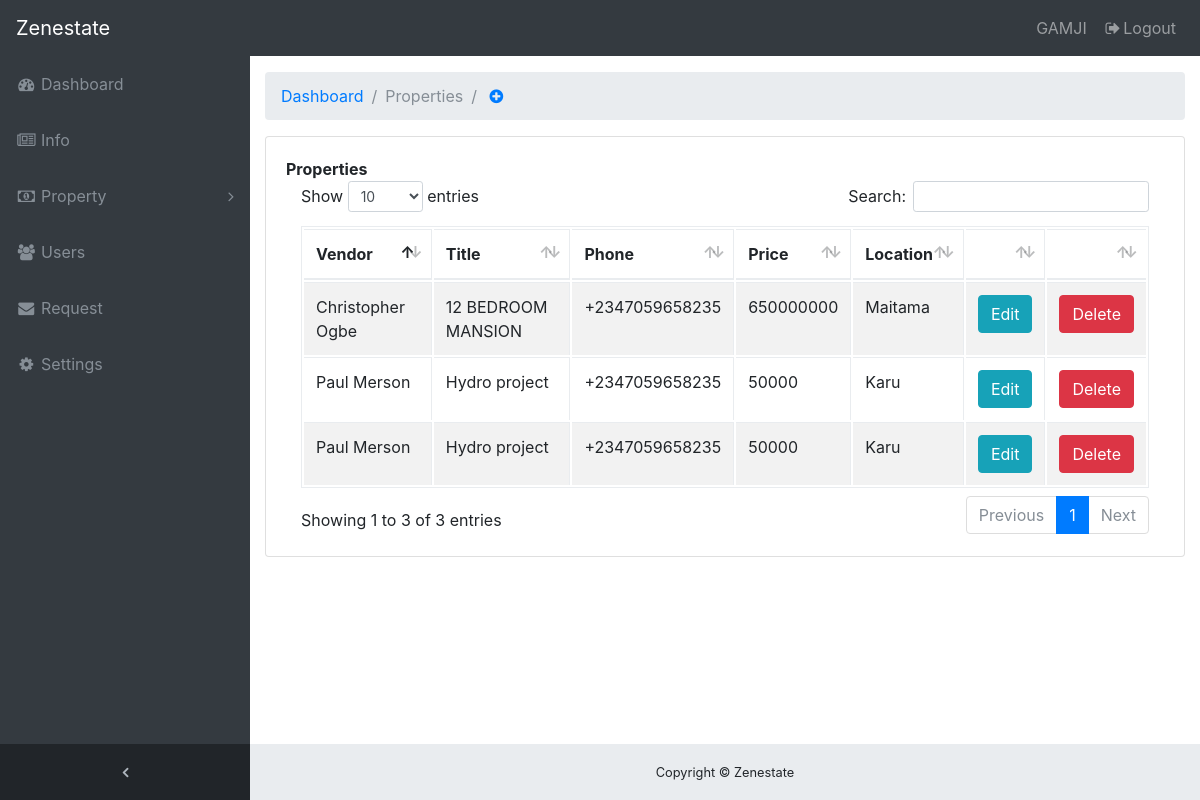
The page /admin/properties.php (signed in) on the database its author committed.
### tables this page shows
CREATE TABLE `properties` (
  `id` int(11) NOT NULL,
  `title` varchar(100) NOT NULL,
  `property_type` varchar(100) NOT NULL,
  `description` longtext NOT NULL,
  `location` text NOT NULL,
  `country` varchar(500) NOT NULL,
  `price` int(11) NOT NULL,
  `pros` text NOT NULL,
  `cons` text NOT NULL,
  `vendor` varchar(80) NOT NULL,
  `phone` varchar(20) NOT NULL,
  `phone2` varchar(20) NOT NULL,
  `email` varchar(60) NOT NULL,
  `fimage` longtext NOT NULL,
  `images` longblob NOT NULL,
  `transaction_state` varchar(100) NOT NULL,
  `urgency` varchar(100) NOT NULL,
  `property_state` varchar(40) NOT NULL,
  `created` timestamp NOT NULL DEFAULT CURRENT_TIMESTAMP
);

### admin/properties.php (the view)
<?php
$page_title = "Properties";
include("header.php");
?>
<div class="content-wrapper">
    <div class="container-fluid">
      <ol class="breadcrumb">
        <li class="breadcrumb-item">
          <a href="index.php">Dashboard</a>
        </li>
        <li class="breadcrumb-item active"><?php echo $page_title ?></li>
        <li class="breadcrumb-item" data-toggle="tooltip" data-placement="right" title="Create Property">
          <a href="manage_properties.php"><i class="fa fa-plus-circle"></i></a>
        </li>
      </ol>
      <div class="row">
        <div class="col-12">
          <div class="card mb-3">
            <div class="card-body">
              <div class="row">
              <div class="col-lg-12">
                <div class="panel panel-default"><b>Properties</b></div>
                <div class="panel-body">
                  <div class="table-responsive">
                    <table class="table table-striped table-bordered table-hover" id="dataTable">
                      <thead>
                      <?php
                        $query = "SELECT * from properties";
                        $result = mysqli_query($connection, $query);
                        ?>
                        <tr>
                          <th>Vendor</th>
                          <th>Title</th>
                          <th>Phone</th>
                          <th>Price</th>
                          <th>Location</th>
                          <th></th>
                          <th></th>
                        </tr>
                      </thead>
                      <tbody>
                      <?php if (mysqli_num_rows($result) > 0) {
                        while($row = mysqli_fetch_array($result, MYSQLI_ASSOC)) {?>
                          <tr>
                            <td><?php echo $row["vendor"]; ?></td>
                            <td><?php echo $row["title"]; ?></td>
                            <td><?php echo $row["phone"]; ?></td>
                            <td><?php echo $row["price"]; ?></td>
                            <td><?php echo $row["location"]; ?></td>
                            <td><a href="update_property.php?edit=<?php echo $row["id"]; ?>" class="btn btn-info">Edit</a></td>
                            <td><a href="../functions/delete_property.php?sn=<?php echo $row["id"]; ?>" class="btn btn-danger">Delete</a></td>
                          </tr>
                       <?php }
                      }
                      else {
                      }
                      ?>
                      </tbody>
                    </table>
                  </div>
                </div>
              </div>
              </div>
            </div>
          </div>
        </div>
      </div>
</div>
<?php
include("footer.php");
?>

### admin/css/sb-admin.css (style rules this page uses)
html { position: relative; min-height: 100%; }
body { overflow-x: hidden; }
body.sticky-footer { margin-bottom: 56px; }
body.sticky-footer .content-wrapper { min-height: calc(100vh - 56px - 56px); }
body.fixed-nav { padding-top: 56px; }
.content-wrapper { min-height: calc(100vh - 56px); padding-top: 1rem; }
.content-wrapper { overflow-x: hidden; background: white; }
@media (min-width: 992px) { .content-wrapper { margin-left: 250px; } }

### rows shown on the page
properties: vendor "Christopher Ogbe", title "12 BEDROOM MANSION", phone "+2347059658235", price "650000000", location "Maitama"
properties: vendor "Paul Merson", title "Hydro project", phone "+2347059658235", price "50000", location "Karu"
properties: vendor "Paul Merson", title "Hydro project", phone "+2347059658235", price "50000", location "Karu"

### other values the page prints
$_SESSION['username'] "GAMJI"
$page_title "Properties"
